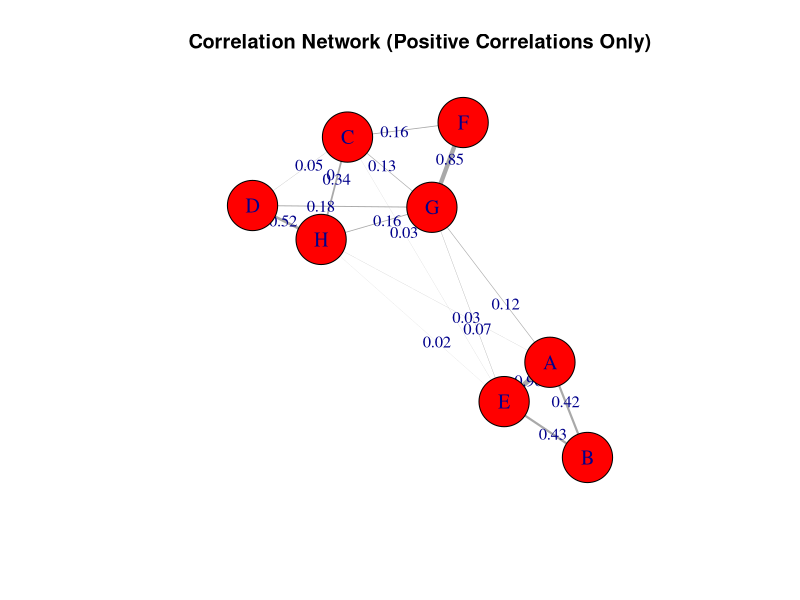

Write the R code that produced this figure.
# Draw a correlation network for the vectors in http://www.networkatlas.
# eu/exercises/6/4/data.txt, by only drawing edges with positive
# weights, ignoring self loops.

library(here)
library(igraph)

# reading the data
dat <- read.table("data.txt", header=TRUE)

# Computing the correlation matrix
corr <- cor(dat)

# Getting indices for upper triangle (to prevent duplicates and ignore self-loops)
edge_list <- which(corr > 0 & upper.tri(corr), arr.ind = TRUE)

# Extracting the edge pairs and weights
edges <- data.frame(
  from = colnames(corr)[edge_list[,1]],
  to   = colnames(corr)[edge_list[,2]],
  weight = corr[edge_list]
)

# Creating the graph
g <- graph_from_data_frame(edges, directed = FALSE)

# Drawing the graph's plot
plot(
  g,
  edge.width = edges$weight * 5,      # Make edge width proportional, tweak multiplier for visibility
  edge.label = round(edges$weight,2), # Show rounded correlation values as labels
  vertex.label.cex = 1.2,
  vertex.size = 30,
  vertex.color = "red",
  main = "Correlation Network (Positive Correlations Only)"
)
